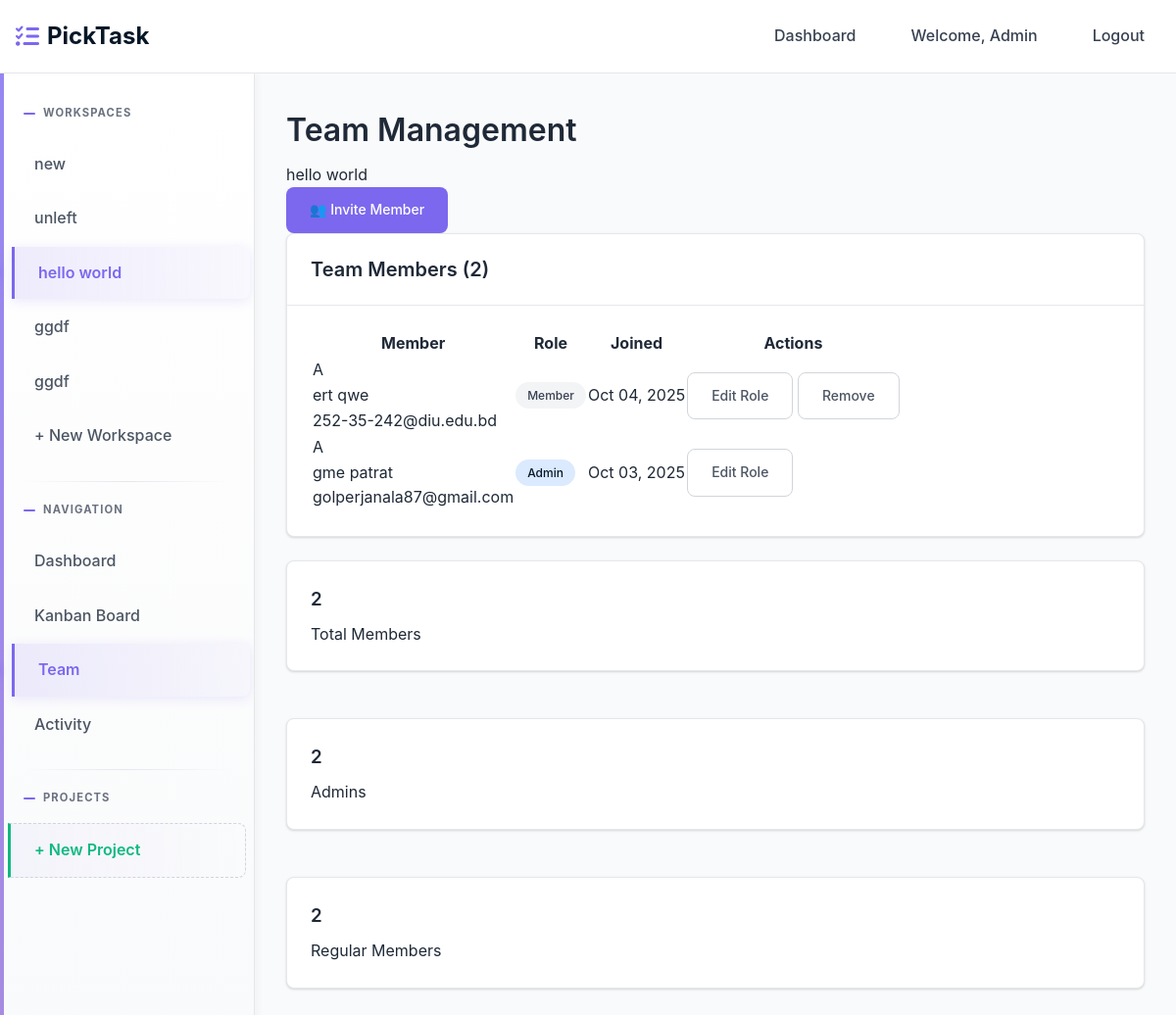
The app's page /team/3/ (signed in) with its own data.
### home/models.py (models this page shows)
class User(AbstractUser):
    full_name = models.CharField(max_length=255, blank=True, null=True)
    created_at = models.DateTimeField(auto_now_add=True)

### workspace/models.py (models this page shows, shortened)
class Membership(models.Model):
    ROLE_CHOICES = [
        ('admin', 'Admin'),
        ('member', 'Member'),
    ]
    user = models.ForeignKey(settings.AUTH_USER_MODEL, on_delete=models.CASCADE, related_name='memberships')
    workspace = models.ForeignKey(Workspace, on_delete=models.CASCADE, related_name='memberships')
    role = models.CharField(max_length=20, choices=ROLE_CHOICES, default='member')
    joined_at = models.DateTimeField(auto_now_add=True)
    class Meta:
        unique_together = ['user', 'workspace']
        ordering = ['-joined_at']

class Workspace(models.Model):
    name = models.CharField(max_length=255)
    created_by = models.ForeignKey(settings.AUTH_USER_MODEL, on_delete=models.CASCADE, related_name='workspaces_created')
    created_at = models.DateTimeField(auto_now_add=True)
    class Meta:
        ordering = ['-created_at']

### workspace/decorators.py (the view)
    def wrapper(request, workspace_id, *args, **kwargs):
        workspace = get_object_or_404(Workspace, id=workspace_id)
        if not Membership.objects.filter(user=request.user, workspace=workspace).exists():
            messages.error(request, "You don't have access to this workspace")
            return redirect('workspace:dashboard')
        return view_func(request, workspace_id, *args, **kwargs)

### team/views.py (called while the page is built)
@login_required
@workspace_required
def team_management(request, workspace_id):
    workspace = get_object_or_404(Workspace, id=workspace_id)
    memberships = Membership.objects.filter(workspace=workspace).select_related('user')
    user_membership = Membership.objects.get(user=request.user, workspace=workspace)
    context = {
        'workspace': workspace,
        'memberships': memberships,
        'user_membership': user_membership,
    }
    return render(request, 'team/team.html', context)

### templates/team/team.html (shortened to what this page needs)
{% extends 'base.html' %}
{% load static %}
{% block content %}
<div class="flex justify-between items-center mb-6">
    <div>
        <h1>Team Management</h1>
        <p class="text-gray-600">{{ workspace.name }}</p>
    </div>
    {% if user_membership.role == 'admin' %}
    <a href="{% url 'team:invite' workspace.id %}" class="btn btn-primary">
        👥 Invite Member
    </a>
    {% endif %}
</div>
<div class="card">
    <div class="card-header">
        <h2 class="card-title">Team Members ({{ memberships.count }})</h2>
    </div>
    <div class="card-body">
        <div class="overflow-x-auto">
            <table class="w-full">
                <thead>
                    <tr class="border-b border-gray-200">
                        <th class="text-left py-3 px-4">Member</th>
                        <th class="text-left py-3 px-4">Role</th>
                        <th class="text-left py-3 px-4">Joined</th>
                        {% if user_membership.role == 'admin' %}
                        <th class="text-left py-3 px-4">Actions</th>
                        {% endif %}
                    </tr>
                </thead>
                <tbody>
                    {% for membership in memberships %}
                    <tr class="border-b border-gray-200 last:border-b-0 hover:bg-gray-50">
                        <td class="py-3 px-4">
                            <div class="flex items-center gap-3">
                                <div class="w-10 h-10 bg-primary rounded-full flex items-center justify-center text-white font-semibold">
                                    {{ membership.user.username|first|upper }}
                                </div>
                                <div>
                                    <div class="font-medium">{{ membership.user.get_full_name|default:membership.user.username }}</div>
                                    <div class="text-gray-500 text-sm">{{ membership.user.email }}</div>
                                </div>
                            </div>
                        </td>
                        <td class="py-3 px-4">
                            <span class="status-badge {% if membership.role == 'admin' %}status-in_progress{% else %}status-todo{% endif %}">
                                {{ membership.get_role_display }}
                            </span>
                        </td>
                        <td class="py-3 px-4 text-gray-600">{{ membership.joined_at|date:"M d, Y" }}</td>
                        {% if user_membership.role == 'admin' %}
                        <td class="py-3 px-4">
                            <div class="flex gap-2">
                                <a href="{% url 'team:edit-role' workspace.id membership.id %}" class="btn btn-outline btn-sm">
                                    Edit Role
                                </a>
                                {% if membership.user != request.user %}
                                <a href="{% url 'team:remove-member' workspace.id membership.id %}"
                                   class="btn btn-outline btn-sm text-danger hover:bg-red-50"
                                   onclick="return confirm('Are you sure you want to remove {{ membership.user.email }} from this workspace?')">
                                    Remove
                                </a>
                                {% endif %}
                            </div>
                        </td>
                        {% endif %}
                    </tr>
                    {% endfor %}
                </tbody>
            </table>
        </div>
    </div>
</div>
<div class="grid grid-cols-1 md:grid-cols-3 gap-6 mt-6">
    <div class="card text-center">
        <div class="card-body">
            <h3 class="text-2xl font-bold text-primary">{{ memberships.count }}</h3>
            <p class="text-gray-600">Total Members</p>
        </div>
    </div>
    <div class="card text-center">
        <div class="card-body">
            <h3 class="text-2xl font-bold text-success">{{ memberships.filter|length }}</h3>
            <p class="text-gray-600">Admins</p>
        </div>
    </div>
    <div class="card text-center">
        <div class="card-body">
            <h3 class="text-2xl font-bold text-warning">{{ memberships.filter|length }}</h3>
            <p class="text-gray-600">Regular Members</p>
        </div>
    </div>
</div>
{% endblock %}

### templates/base.html (shortened to what this page needs)
<!DOCTYPE html>
<html lang="en">
  <head>
    <link href="https://cdnjs.cloudflare.com/ajax/libs/font-awesome/6.0.0/css/all.min.css" rel="stylesheet">
  </head>
  <body>
    <nav class="navbar" id="navbar" role="navigation" aria-label="Main navigation">
      <div class="nav-container">
        <a href="{% url 'workspace:dashboard' %}" class="logo" aria-label="PickTask home">
          <i class="fas fa-tasks" aria-hidden="true"></i>
          PickTask
        </a>
        <div class="nav-links" id="nav-links">
          {% if user.is_authenticated %}
          <a href="{% url 'workspace:dashboard' %}" class="nav-link {% if request.resolver_match.url_name == 'dashboard' %}active{% endif %}">Dashboard</a>
          <span class="nav-link">Welcome, {{ user.username }}</span>
          <a href="{% url 'authentication:logout' %}" class="nav-link">Logout</a>
          {% else %}
          <a href="{% url 'authentication:login' %}" class="nav-link">Login</a>
          <a href="{% url 'authentication:register' %}" class="nav-link">Register</a>
          {% endif %}
        </div>
      </div>
    </nav>
    <div class="app-layout">
      {% if user.is_authenticated %}
      <aside class="sidebar">{% include 'partials/sidebar.html' %}</aside>
      {% endif %}
      <main class="main-content">
        {% block content %}{% endblock %}
      </main>
    </div>
  </body>
</html>

### templates/partials/sidebar.html (shortened to what this page needs)
<div class="sidebar-section">
  <div class="sidebar-title">Workspaces</div>
  {% for membership in user.memberships.all %}
  <a
    href="{% url 'workspace:workspace-detail' membership.workspace.id %}"
    class="sidebar-link {% if current_workspace.id == membership.workspace.id %}active{% endif %}"
  >
    <span>{{ membership.workspace.name }}</span>
  </a>
  {% endfor %}
  <a
    href="{% url 'workspace:create-workspace' %}"
    class="sidebar-link {% if request.resolver_match.url_name == 'create-workspace' %}active{% endif %}"
  >
    + New Workspace
  </a>
</div>
{% if current_workspace %}
<div class="sidebar-section">
  <div class="sidebar-title">Navigation</div>
  <a
    href="{% url 'workspace:workspace-detail' current_workspace.id %}"
    class="sidebar-link {% if request.resolver_match.url_name == 'workspace-detail' %}active{% endif %}"
  >
    Dashboard
  </a>
  <a
    href="{% url 'kanban:kanban' current_workspace.id %}"
    class="sidebar-link {% if request.resolver_match.url_name == 'kanban' %}active{% endif %}"
  >
    Kanban Board
  </a>
  <a
    href="{% url 'team:team' current_workspace.id %}"
    class="sidebar-link {% if request.resolver_match.url_name == 'team' %}active{% endif %}"
  >
    Team
  </a>
  <a
    href="{% url 'activity:activity' current_workspace.id %}"
    class="sidebar-link {% if request.resolver_match.url_name == 'activity' %}active{% endif %}"
  >
    Activity
  </a>
</div>
<div class="sidebar-section">
  <div class="sidebar-title">Projects</div>
  <a href="{% url 'kanban:kanban' current_workspace.id %}" class="sidebar-link">
    + New Project
  </a>
</div>
{% endif %}

### records on screen
User: username "Admin"
Membership: workspace.name "new"
Membership: workspace.name "unleft"
Membership: workspace.name "hello world", user.username|first "A", user.get_full_name "gme patrat", user.email "golperjanala87@gmail.com", role "Admin", joined_at "Oct 03, 2025", shows "Edit Role"
Membership: workspace.name "ggdf"
Membership: workspace.name "ggdf"
Workspace: name "hello world"
Membership: user.username|first "A", user.get_full_name "ert qwe", user.email "252-35-242@diu.edu.bd", role "Member", joined_at "Oct 04, 2025"

### other values on screen
{{ memberships.count }} "2"
{{ memberships.filter|length }} "2"
